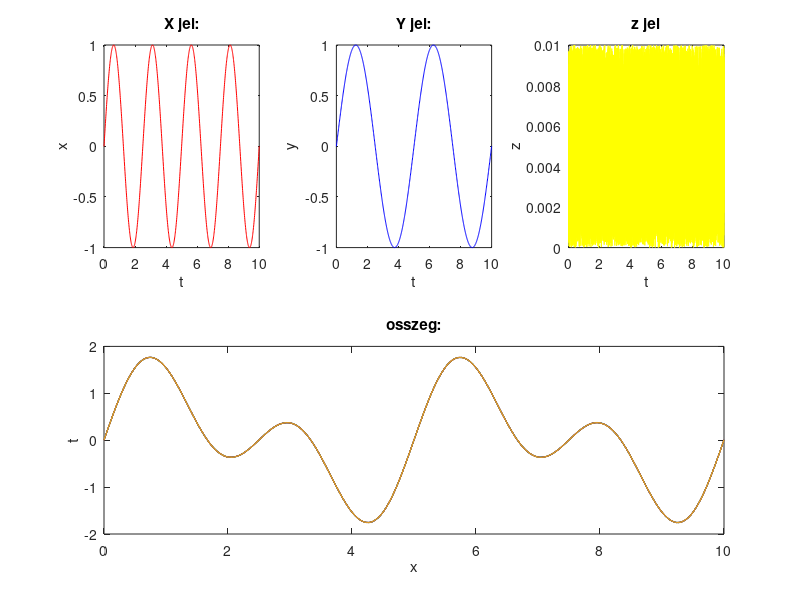

Write MATLAB code to recreate this figure. (Note: this script raises an error after producing the figure.)
%Grafika
t=0:0.01:10;
x=sin(2*pi*0.4*t) %2*pi*f*t T=f/t
%figure(1);
%plot(x,'r');
%figure(2);
%hold on;
%plot(t,x,'k', 'Linewidth',3);
%grid on;
n=10;
y=sin(2*pi*0.2*t);
z=rand(n,length(x));
z=z*0.01;
subplot(2,3,1);
plot(t,x, 'r');
title("X jel:");
xlabel("t");
ylabel("x");
hold on;
subplot(2,3,2);
plot(t,y, 'b');
title("Y jel:");
xlabel("t");
ylabel('y');
hold on;
subplot(2,3,3);
plot(t,z,'y');
title("z jel");
xlabel("t");
ylabel('z');
hold on;
subplot(2,1,2)
plot(t,x+y+z);
title("osszeg:")
xlabel("x");
ylabel('t');
hold on;


figure(3);
x=-3:0.01:3;
y=x;
[sm,ym]=meshgrid(x,y);
mesh(xm,ym,xm.^2+ym.^2);
figure(4);
contour(xm,ym,xm.^2+ym.^2)
